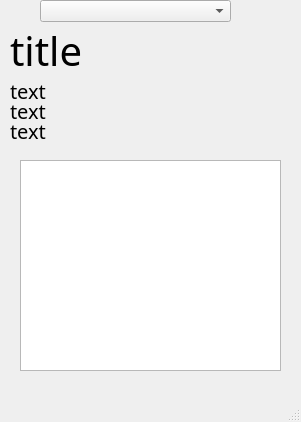
<?xml version="1.0" encoding="UTF-8"?>
<ui version="4.0">
 <class>MainWindow</class>
 <widget class="QMainWindow" name="MainWindow">
  <property name="geometry">
   <rect>
    <x>0</x>
    <y>0</y>
    <width>301</width>
    <height>422</height>
   </rect>
  </property>
  <property name="windowTitle">
   <string>MainWindow</string>
  </property>
  <widget class="QWidget" name="centralwidget">
   <widget class="QComboBox" name="sorts">
    <property name="geometry">
     <rect>
      <x>40</x>
      <y>0</y>
      <width>191</width>
      <height>22</height>
     </rect>
    </property>
   </widget>
   <widget class="QLabel" name="title_label">
    <property name="geometry">
     <rect>
      <x>10</x>
      <y>30</y>
      <width>161</width>
      <height>41</height>
     </rect>
    </property>
    <property name="styleSheet">
     <string notr="true">font-size: 40px; font-family: Monotype Corsiva;</string>
    </property>
    <property name="text">
     <string>title</string>
    </property>
   </widget>
   <widget class="QLabel" name="roasting_label">
    <property name="geometry">
     <rect>
      <x>10</x>
      <y>80</y>
      <width>181</width>
      <height>21</height>
     </rect>
    </property>
    <property name="styleSheet">
     <string notr="true">font-size: 20px; font-family: Monotype Corsiva;</string>
    </property>
    <property name="text">
     <string>text</string>
    </property>
   </widget>
   <widget class="QLabel" name="type_label">
    <property name="geometry">
     <rect>
      <x>10</x>
      <y>100</y>
      <width>181</width>
      <height>21</height>
     </rect>
    </property>
    <property name="styleSheet">
     <string notr="true">font-size: 20px; font-family: Monotype Corsiva;</string>
    </property>
    <property name="text">
     <string>text</string>
    </property>
   </widget>
   <widget class="QLabel" name="cost_label">
    <property name="geometry">
     <rect>
      <x>10</x>
      <y>120</y>
      <width>191</width>
      <height>21</height>
     </rect>
    </property>
    <property name="styleSheet">
     <string notr="true">font-size: 20px; font-family: Monotype Corsiva;</string>
    </property>
    <property name="text">
     <string>text</string>
    </property>
   </widget>
   <widget class="QTextEdit" name="textEdit">
    <property name="geometry">
     <rect>
      <x>20</x>
      <y>160</y>
      <width>261</width>
      <height>211</height>
     </rect>
    </property>
   </widget>
  </widget>
  <widget class="QMenuBar" name="menubar">
   <property name="geometry">
    <rect>
     <x>0</x>
     <y>0</y>
     <width>301</width>
     <height>26</height>
    </rect>
   </property>
  </widget>
  <widget class="QStatusBar" name="statusbar"/>
 </widget>
 <resources/>
 <connections/>
</ui>
